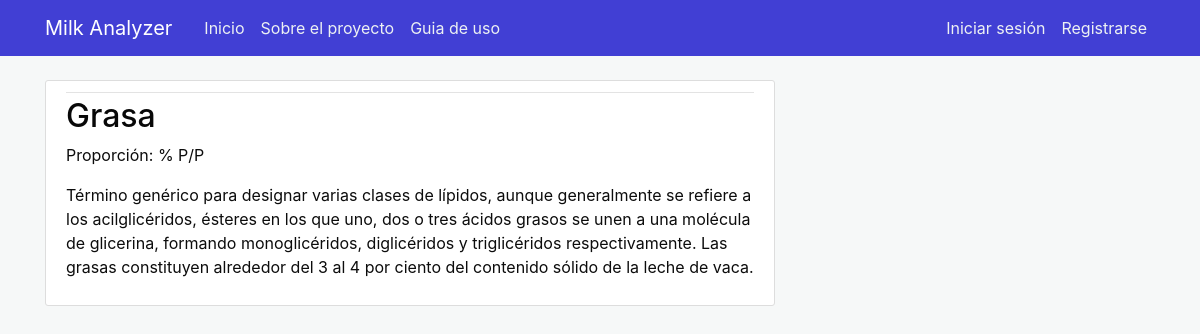
/aimodel/1/value/1, run on the app's committed database.
### milkanalyzer/models.py (models this page shows, shortened)
class Value(db.Model):
    id = db.Column(db.Integer, primary_key=True)
    name = db.Column(db.String(50), nullable=False)
    proportion = db.Column(db.String(100), nullable=False)
    description = db.Column(db.Text, nullable=False)
    aimodel_id = db.Column(db.Integer, db.ForeignKey('aimodel.id'), nullable=False)

### milkanalyzer/values/routes.py (the view)
@values.route("/aimodel/<int:aimodel_id>/value/<int:id>")
def value(aimodel_id, id):
    value = Value.query.get_or_404(id)
    aimodel = AIModel.query.get_or_404(aimodel_id)
    aimodel_id = aimodel_id
    return render_template('value.html', title=value.name, value=value, aimodel=aimodel)

### milkanalyzer/templates/value.html (shortened to what this page needs)
{% extends "layout.html" %}
{% block content %}
<article class="media content-section">
    <div class="media-body">
        <div class="article-metadata">
        </div>
        <h2 class="article-title">{{ value.name }}</h2>
        <p class="article-content">Proporción: {{ value.proportion }}</p>
        <p class="article-content">{{ value.description }}</p>
    </div>
</article>
{% endblock content %}

### milkanalyzer/static/main.css (style rules this page uses)
body { background: #f6f8f8; color: #0c0c0c; margin-top: 5rem; }
h1, h2, h3, h4, h5, h6 { color: #1a1919; }
.content-section { background: #ffffff; padding: 10px 20px; border: 1px solid #dddddd; border-radius: 3px; margin-bottom: 20px; }
.article-title { color: #080808; }
.article-content { white-space: pre-line; }
.article-metadata { padding-bottom: 1px; margin-bottom: 4px; border-bottom: 1px solid #e3e3e3 }

### data on the page
Value: name "Grasa", proportion "% P/P", description "Término genérico para designar varias clases de lípidos, aunque generalmente se refiere a los acilglicéridos, ésteres en los que uno, dos o tres ácidos grasos se unen a una molécula de glicerina, formando monoglicéridos, diglicéridos y triglicéridos respectivamente. Las grasas constituyen alrededor del 3 al 4 por ciento del contenido sólido de la leche de vaca."
